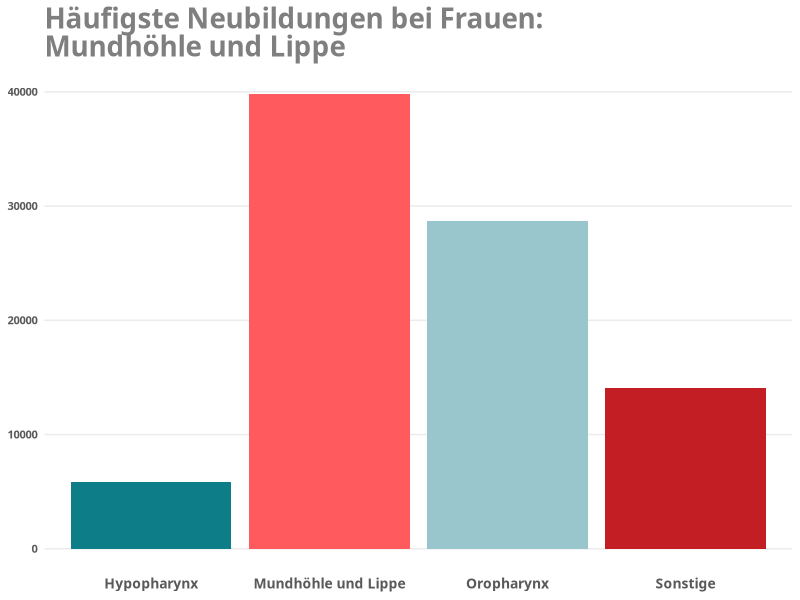
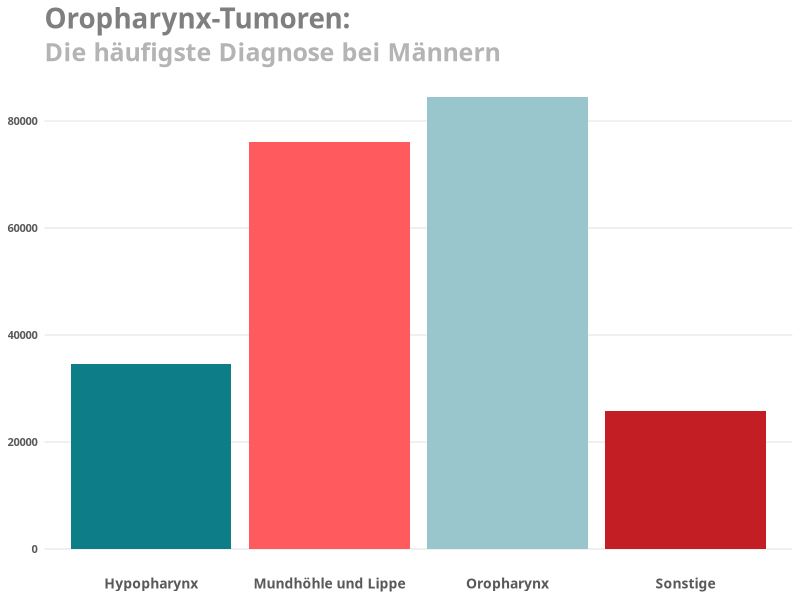

The R script that drew these images, in order:
## ---- chunk 1
#| fig-height: 4
#| fig-align: center
#| echo: false
#| label: fig-plot-Inzidenz
#| layout-ncol: 2
#| fig-cap: 
#| - "Inzidenz in Deutschland im Zeitraum 1999–2022 basierend auf Daten des Zentrums für Krebsregisterdaten des Robert Koch-Instituts (RKI).[@ZentrumfurKrebsregisterdatenimRobertKoch-Institut2024] "
#| - "Inzidenz in Deutschland im Zeitraum 1999–2022 basierend auf Daten des Zentrums für Krebsregisterdaten des Robert Koch-Instituts (RKI).[@ZentrumfurKrebsregisterdatenimRobertKoch-Institut2024] "


# Required Libraries
library(ggplot2)
library(dplyr)
library(scales) # For percentage formatting
library(ggtext) # For element_markdown in themes
library(tidyr) # For data transformation
library(dplyr)

color_palette <- c("#0d7d87","#ff5a5e",  "#99c6cc", "#c31e23" )

# Read the CSV file
data <- read.csv( "Daten/InzidenzHNO.csv" , sep = ";", header = TRUE)

data <- data %>% 
  select(-X)%>%
  mutate(
    Diagnose_Gruppe = case_when(
    
    Diagnose %in% c(
      "Lippe (C00)",
      "sonstg/nnbez Teile d Zunge (C02)",
      "Zahnfleisch (C03)",
      "Mundboden (C04)",
      "sonstg/nnbez Teile d Mundes (C06)"
      ) ~ "Mundhöhle und Lippe" ,
    
    Diagnose %in% c(
      "Zungengrund (C01)",
      "Gaumen (C05)",
      "Tonsille (C09)",
      "Oropharynx (C10)"
    ) ~ "Oropharynx",

    Diagnose %in% c(
      "Recessus piriformis (C12)",
      "Hypopharynx (C13)"
    ) ~ "Hypopharynx",
    
    TRUE ~ "Sonstige",  # Default für andere
    
  ))

  
  
  


# Create the bar chart
data %>% 
  select(-männlich)%>%
  ggplot(

  aes(
    x = Diagnose_Gruppe, 
    y = weiblich, 
    fill = Diagnose_Gruppe
    )) +
  geom_bar(
    stat = "identity", 
    show.legend = FALSE
    ) +  
  scale_fill_manual(values = color_palette) +  
  theme_minimal() +  
  labs(
    title = "<p><span style='color:#7f7f7f'>Häufigste Neubildungen bei Frauen:<br> Mundhöhle und Lippe</span></p>",
  ) +
  theme(
    plot.title = element_markdown(hjust = 0, family = "Ubuntu", size = 20, face = "bold"),
    plot.caption = element_markdown(hjust = 0.5, size = 10),
    # panel.grid.major.y = element_blank(),
    panel.grid.minor.y = element_blank(),
    panel.grid.major.x = element_blank(),
    panel.grid.minor.x = element_blank(),
    axis.text.x = element_text(
      #angle = 45, 
      hjust = 0.5,
      family = "Ubuntu", 
      face = "bold", 
      color = "#595959", 
      size = 10
      ),  # Rotate x labels if they overlap
    axis.title.x = element_blank(),  # Remove x axis title
    axis.title.y = element_blank(),  # Remove y axis title
    #axis.text.y = element_blank(),  # Remove y axis text
    axis.text.y = element_text(family = "Ubuntu", face = "bold", color = "#595959", size = 8),  
    axis.ticks = element_blank()  # Remove axis ticks
  )


# Create the bar chart
data %>% 
  select(-weiblich)%>%
  ggplot(

  aes(
    x = Diagnose_Gruppe, 
    y = männlich, 
    fill = Diagnose_Gruppe
    )) +
  geom_bar(
    stat = "identity", 
    show.legend = FALSE
    ) +  
  scale_fill_manual(values = color_palette) +  
  theme_minimal() +  
  labs(
    title = "<p><span style='color:#7f7f7f'>Oropharynx-Tumoren: ",
    subtitle = "<p><span style='color:#B4B4B4'> Die häufigste Diagnose bei Männern</span></p>"
  ) +
  theme(
    plot.title = element_markdown(hjust = 0, family = "Ubuntu", size = 20, face = "bold"),
    plot.subtitle = element_markdown(hjust = 0, family = "Ubuntu", size = 18, face = "bold"),
    plot.caption = element_markdown(hjust = 0.5, size = 10),
    # panel.grid.major.y = element_blank(),
    panel.grid.minor.y = element_blank(),
    panel.grid.major.x = element_blank(),
    panel.grid.minor.x = element_blank(),
    axis.text.x = element_text(
      #angle = 45, 
      hjust = 0.5,
      family = "Ubuntu", 
      face = "bold", 
      color = "#595959", 
      size = 10
      ),  # Rotate x labels if they overlap
    axis.title.x = element_blank(),  # Remove x axis title
    axis.title.y = element_blank(),  # Remove y axis title
    #axis.text.y = element_blank(),  # Remove y axis text
    axis.text.y = element_text(family = "Ubuntu", face = "bold", color = "#595959", size = 8),  
    axis.ticks = element_blank()  # Remove axis ticks
  )
  
